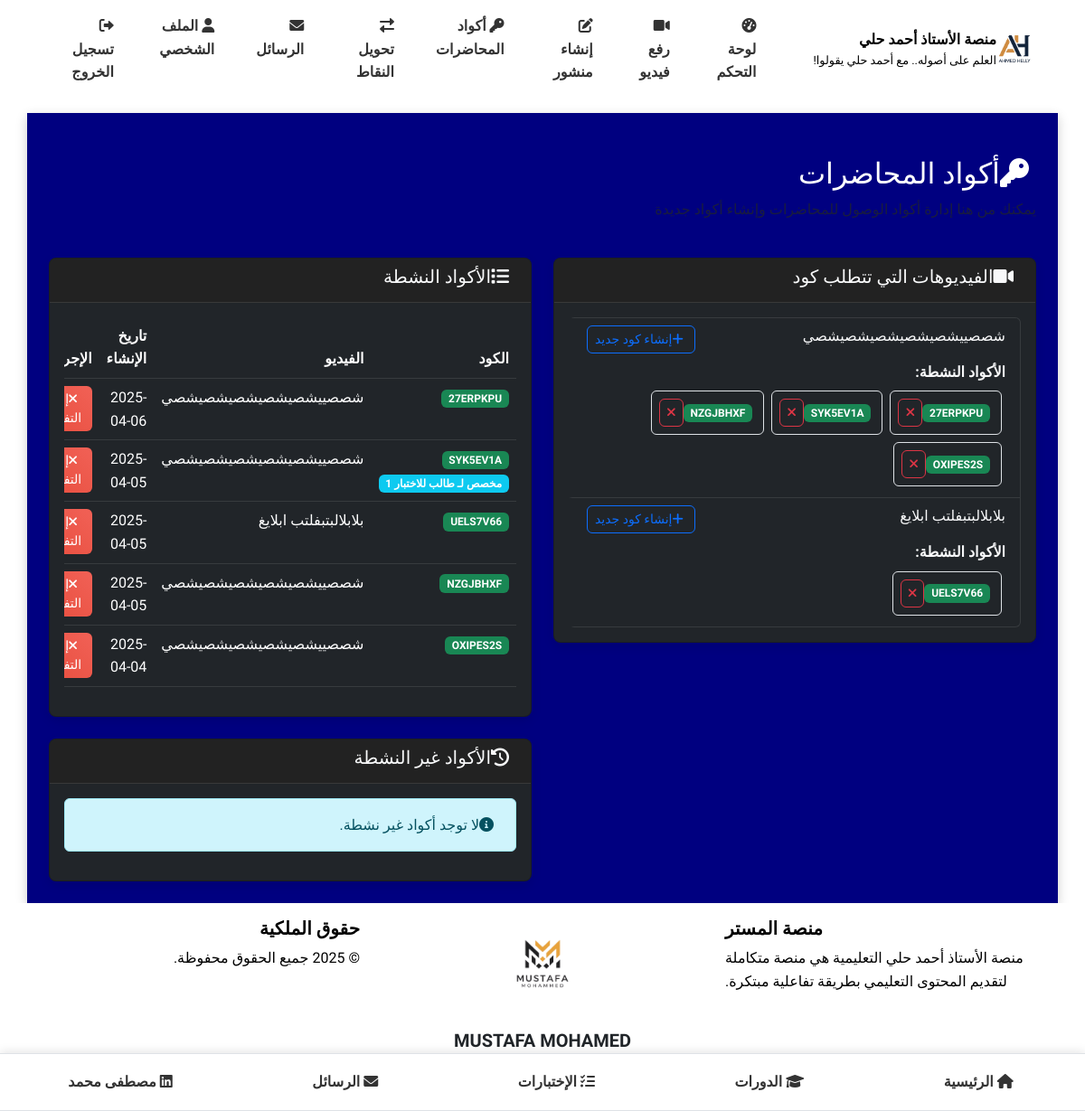
The app's page /admin/lecture_codes (signed in), older data.
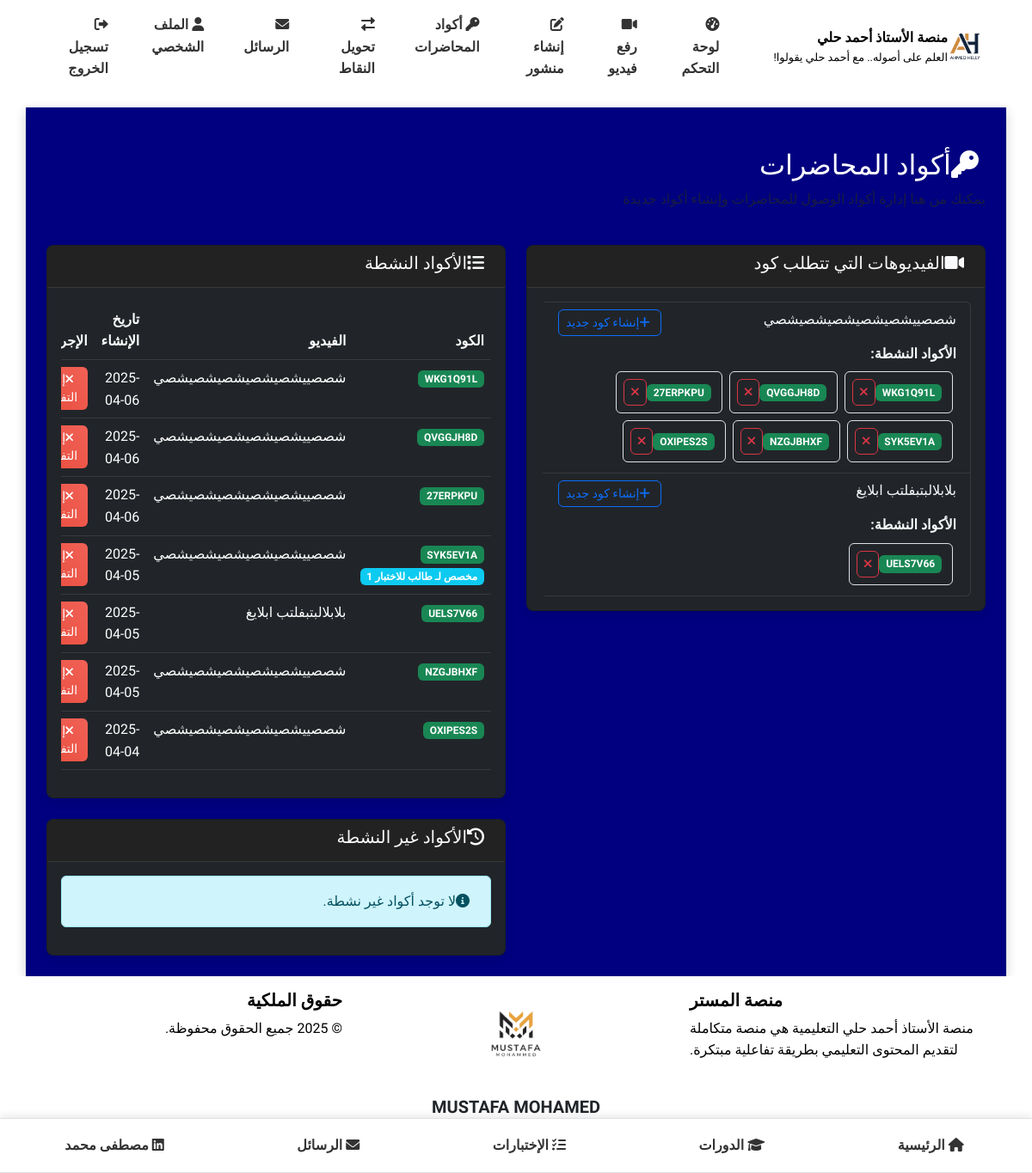
The same page, newer data.
### models.py (models this page shows, shortened)
class Video(db.Model):
    __tablename__ = 'videos'
    id = db.Column(db.Integer, primary_key=True)
    title = db.Column(db.String(100), nullable=False)
    url = db.Column(db.String(200), nullable=True)  # يمكن أن يكون فارغًا في حالة رفع ملف
    file_path = db.Column(db.String(200), nullable=True)  # مسار الملف المرفوع
    description = db.Column(db.Text)
    uploaded_by = db.Column(db.Integer, db.ForeignKey('users.id'), nullable=False)
    created_at = db.Column(db.DateTime, default=datetime.utcnow)
    requires_code = db.Column(db.Boolean, default=True)  # هل تتطلب المحاضرة كود للوصول
    points_cost = db.Column(db.Integer, default=0)  # تكلفة الفيديو بالنقاط
    comments = db.relationship('Comment', backref='video', lazy='dynamic', cascade='all, delete-orphan')

class LectureCode(db.Model):
    __tablename__ = 'lecture_codes'
    id = db.Column(db.Integer, primary_key=True)
    video_id = db.Column(db.Integer, db.ForeignKey('videos.id'), nullable=False)
    code = db.Column(db.String(20), nullable=False, unique=True)
    created_at = db.Column(db.DateTime, default=datetime.utcnow)
    is_active = db.Column(db.Boolean, default=True)
    assigned_to = db.Column(db.Integer, db.ForeignKey('users.id'), nullable=True)  # يمكن تعيين رمز لطالب محدد
    is_used = db.Column(db.Boolean, default=False)  # تم استخدام الرمز ام لا
    video = db.relationship('Video', backref=db.backref('access_codes', lazy='dynamic'))
    student = db.relationship('User', backref=db.backref('assigned_codes', lazy='dynamic'), foreign_keys=[assigned_to])

class User(UserMixin, db.Model):
    __tablename__ = 'users'
    id = db.Column(db.Integer, primary_key=True)
    username = db.Column(db.String(64), unique=True, nullable=False)
    full_name = db.Column(db.String(100), nullable=True)  # الاسم الثلاثي
    email = db.Column(db.String(100), nullable=True)  # البريد الإلكتروني للاستعادة
    phone = db.Column(db.String(20), nullable=True)   # رقم الهاتف للاستعادة
    password_hash = db.Column(db.String(256), nullable=False)
    role = db.Column(db.String(20), nullable=False)  # 'admin' or 'student'
    points = db.Column(db.Integer, default=0)  # نقاط المحفظة
    reset_token = db.Column(db.String(100), nullable=True)  # رمز استعادة كلمة المرور
    reset_token_expiry = db.Column(db.DateTime, nullable=True)  # تاريخ انتهاء صلاحية الرمز
    created_at = db.Column(db.DateTime, default=datetime.utcnow)  # تاريخ إنشاء الحساب
    videos = db.relationship('Video', backref='uploader', lazy='dynamic')
    comments = db.relationship('Comment', backref='author', lazy='dynamic')
    posts = db.relationship('Post', backref='author', lazy='dynamic')
    video_views = db.relationship('VideoView', backref='viewer', lazy='dynamic')
    def is_admin(self):
        return self.role == 'admin'

### routes.py (the view)
@admin_bp.route('/lecture_codes')
@login_required
def lecture_codes():
    if not current_user.is_admin():
        abort(403)
    videos = Video.query.filter_by(requires_code=True).all()
    active_codes = LectureCode.query.filter_by(is_active=True).order_by(LectureCode.created_at.desc()).all()
    inactive_codes = LectureCode.query.filter_by(is_active=False).order_by(LectureCode.created_at.desc()).all()
    return render_template(
        'admin/lecture_codes.html',
        videos=videos,
        active_codes=active_codes,
        inactive_codes=inactive_codes
    )

### app.py (called while the page is built)
    @login_manager.user_loader
    def load_user(user_id):
        return User.query.get(int(user_id))

### routes.py (called while the page is built)
@app.context_processor
def inject_now():
    return {'now': datetime.now()}

### templates/admin/lecture_codes.html (shortened to what the changed rows need)
{% extends 'base.html' %}
{% block content %}
<div class="container mt-4">
    <div class="row mb-4">
        <div class="col">
            <h2><i class="fas fa-key me-2"></i>أكواد المحاضرات</h2>
        </div>
    </div>
    <div class="row">
        <div class="col-lg-6">
            <div class="card bg-dark mb-4">
                <div class="card-body">
                    {% if videos %}
                        <div class="list-group">
                            {% for video in videos %}
                                <div class="list-group-item bg-dark">
                                    <div class="d-flex justify-content-between align-items-center">
                                        <h6>{{ video.title }}</h6>
                                        <a href="{{ url_for('admin.create_lecture_code', video_id=video.id) }}" class="btn btn-sm btn-outline-primary">
                                            <i class="fas fa-plus me-1"></i>إنشاء كود جديد
                                        </a>
                                    </div>
                                    {% set active_video_codes = active_codes|selectattr('video_id', 'equalto', video.id)|list %}
                                    {% if active_video_codes %}
                                        <div class="mt-2">
                                            <strong>الأكواد النشطة:</strong>
                                            <div class="d-flex flex-wrap mt-1">
                                                {% for code in active_video_codes %}
                                                    <div class="d-flex align-items-center m-1 p-2 border rounded">
                                                        <span class="badge bg-success me-1">{{ code.code }}</span>
                                                        <a href="{{ url_for('admin.deactivate_code', code_id=code.id) }}" class="btn btn-sm btn-outline-danger">
                                                            <i class="fas fa-times"></i>
                                                        </a>
                                                    </div>
                                                {% endfor %}
                                            </div>
                                        </div>
                                    {% endif %}
                                </div>
                            {% endfor %}
                        </div>
                    {% else %}
                        <div class="alert alert-info">
                            <i class="fas fa-info-circle me-2"></i>لا توجد فيديوهات تتطلب كود للوصول.
                        </div>
                    {% endif %}
                </div>
            </div>
        </div>
        <div class="col-lg-6">
            <div class="card bg-dark mb-4">
                <div class="card-body">
                    {% if active_codes %}
                        <div class="table-responsive">
                            <table class="table table-dark table-hover">
                                <thead>
                                    <tr>
                                        <th>الكود</th>
                                        <th>الفيديو</th>
                                        <th>تاريخ الإنشاء</th>
                                        <th>الإجراءات</th>
                                    </tr>
                                </thead>
                                <tbody>
                                    {% for code in active_codes %}
                                        <tr>
                                            <td>
                                                <span class="badge bg-success">{{ code.code }}</span>
                                                {% if code.assigned_to %}
                                                    <span class="badge bg-info">مخصص لـ {{ code.student.full_name }}</span>
                                                {% endif %}
                                            </td>
                                            <td>{{ code.video.title }}</td>
                                            <td>{{ code.created_at.strftime('%Y-%m-%d') }}</td>
                                            <td>
                                                <a href="{{ url_for('admin.deactivate_code', code_id=code.id) }}" class="btn btn-sm btn-danger">
                                                    <i class="fas fa-times me-1"></i>إلغاء التفعيل
                                                </a>
                                            </td>
                                        </tr>
                                    {% endfor %}
                                </tbody>
                            </table>
                        </div>
                    {% else %}
                        <div class="alert alert-info">
                            <i class="fas fa-info-circle me-2"></i>لا توجد أكواد نشطة حالياً.
                        </div>
                    {% endif %}
                </div>
            </div>
        </div>
    </div>
</div>
{% endblock %}

Row changes from the older to the newer data that the page shows:
added LectureCode: code "WKG1Q91L", video "شصصييشصيشصيشصيشصيشصي", created_at "2025-04-06"
added LectureCode: code "QVGGJH8D", video "شصصييشصيشصيشصيشصيشصي", created_at "2025-04-06"
